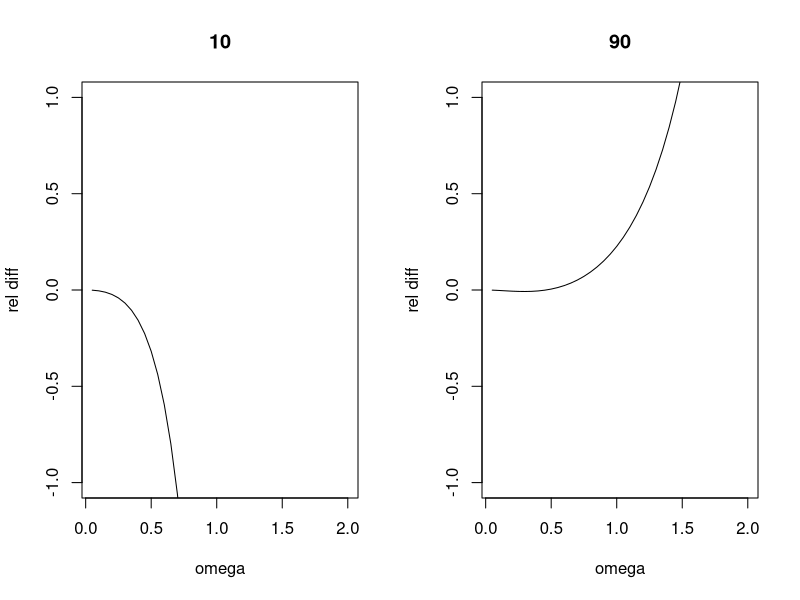
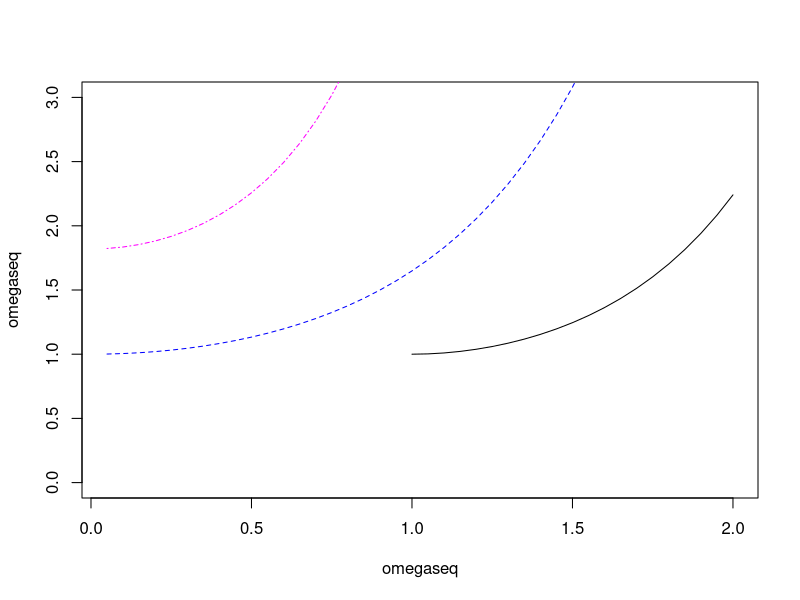
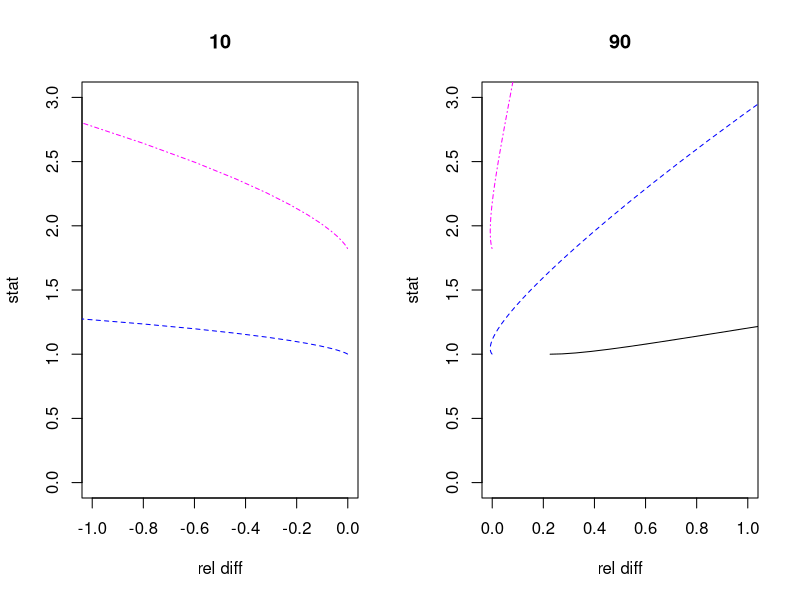
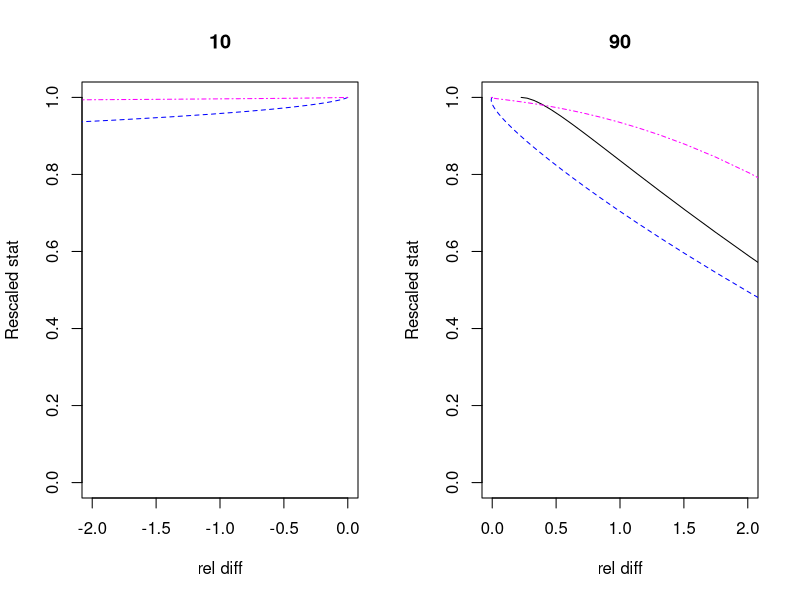

Write the R code that produced these figures, in order.
#--------------------------------------------------------------------------------------------------------------#
# lognormal project
# Jeroen Elassaiss-Schaap (a, b), Kevin Duisters (c)

# a. Leiden Academic Centre for Drug Research, Leiden University
# b. PD-Value
# c. Mathematical Institute, Leiden University
#--------------------------------------------------------------------------------------------------------------#

# source functions (set working directory to source file location)
#source("functions/KL.R")
# test
#KL.proxy(theta=0.5,omega=0.2,mu=1,sigma=0.3)
#KL.exact(theta=0.5,omega=0.2,mu=1,sigma=0.3)
#--------------------------------------------------------------------------------------------------------------#

#--------------------------------------------------------------------------------------------------------------#
# Comparison of three statistics in two interpretations
#--------------------------------------------------------------------------------------------------------------#

# settings
theta <- log(8) # Fix any theta
omegaseq <- seq(0.05,2,by=0.05)
L <- length(omegaseq)
A <- D <- matrix(NA,L,2,dimnames=list(1:L,c("0.10","0.90")))

for(l in 1:L){
  omega <- omegaseq[l]
  
  # Method A (true lognormal interpretation)
  A[l,] <- c(qlnorm(0.10,theta,omega),qlnorm(0.90,theta,omega)) 
  
  # Method D (see paper Table with candidate model interpretations)
  mu <- exp(theta + 0.5*omega^2) # mean
  sigma <- sqrt(exp(2*theta)*(exp(2*omega^2) - exp(omega^2)  ))  # mean match
  D[l,] <- c(qnorm(0.10,mu,sigma),qnorm(0.90,mu,sigma))
  
}
par(mfrow=c(1,2))
plot(omegaseq,(D[,1]-A[,1])/A[,1],ylab="rel diff",xlab="omega",main="10",type="l",ylim=c(-1,1))
plot(omegaseq,(D[,2]-A[,2])/A[,2],ylab="rel diff",xlab="omega",main="90",type="l",ylim=c(-1,1))

#--------------------------------------------------------------------------------------------------------------#
# Introducing the statistics
MMR <- function(omega){exp((1/2)*omega^2)}
MDR <- function(omega){ifelse(omega>=1,1/omega*exp((1/2)*(omega^2-1)),NA)}
skew <- function(omega){(exp(omega^2)+2)*sqrt(exp(omega^2-1)) }

# first some intuition; this is a reproduction of Jeroen's plot in email Nov 1
par(mfrow=c(1,1))
plot(omegaseq,omegaseq,ylim=c(0,3),type="n")
lines(omegaseq,MDR(omegaseq))
lines(omegaseq,MMR(omegaseq),col="blue",lty=2)
lines(omegaseq,skew(omegaseq),col="magenta",lty=4)

# Now, the question is how well statistics can capture bad relative performance (D-A)/A
# plot along omega values
par(mfrow=c(1,2))
rel10<-(D[,1]-A[,1])/A[,1]
#sub10 <- (rel10 < -0.05) & (rel10 > -1) # subinterval to prevent measures from visually 'exploding'
sub10 <- rep(T,L)
plot(x=rel10[sub10],y=MDR(omegaseq[sub10]),ylab="stat",xlab="rel diff",type="l",ylim=c(0,3),main="10",xlim=c(-1,0))
lines(rel10[sub10],MMR(omegaseq[sub10]),col="blue",lty=2)
lines(rel10[sub10],skew(omegaseq[sub10]),col="magenta",lty=4)

rel90<-(D[,2]-A[,2])/A[,2]
rel90h <- (exp(omegaseq^2/2) + qnorm(0.9)*sqrt(exp(2*omegaseq^2)-exp(omegaseq^2)))/exp(qnorm(0.9)*omegaseq)-1
cbind(rel90,rel90h)

#sub90 <- (rel90 > 0.05) & (rel90 < 1) # subinterval to prevent measures from visually 'exploding'
sub90 <- rep(T,L)
plot(x=rel90[sub90],y=MDR(omegaseq[sub90]),ylab="stat",xlab="rel diff",type="l",ylim=c(0,3),main="90",xlim=c(0,1))
lines(x=rel90[sub90],MMR(omegaseq[sub90]),col="blue",lty=2)
lines(x=rel90[sub90],skew(omegaseq[sub90]),col="magenta",lty=4)

#--------------------------------------------------------------------------------------------------------------#
# Rescaled statistics on subinterval
# this is the figure from my email Nov 8
normf <- function(vec){
  return((max(vec,na.rm=T)-vec)/(max(vec,na.rm=T)-min(vec,na.rm=T)))
}

par(mfrow=c(1,2))
rel10<-(D[,1]-A[,1])/A[,1]
#sub10 <- (rel10 < -0.05) & (rel10 > -1)
sub10 <- rep(T,L)
plot(x=rel10[sub10],y=normf(MDR(omegaseq[sub10])),ylab="Rescaled stat",xlab="rel diff",type="l",ylim=c(0,1),main="10",xlim=c(-2,0))
lines(rel10[sub10],normf(MMR(omegaseq[sub10])),col="blue",lty=2)
lines(rel10[sub10],normf(skew(omegaseq[sub10])),col="magenta",lty=4)

rel90<-(D[,2]-A[,2])/A[,2]
#sub90 <- (rel90 > 0.05) & (rel90 < 1)
sub90 <- rep(T,L)
plot(x=rel90[sub90],y=normf(MDR(omegaseq[sub90])),ylab="Rescaled stat",xlab="rel diff",type="l",ylim=c(0,1),main="90",xlim=c(0,2))
lines(x=rel90[sub90],normf(MMR(omegaseq[sub90])),col="blue",lty=2)
lines(x=rel90[sub90],normf(skew(omegaseq[sub90])),col="magenta",lty=4)
